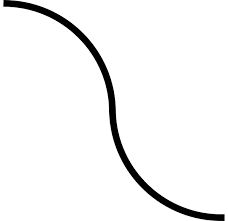
#> input picture curved-line-pics/Input/curved_line1.jpg, 228 x 221 px, found by its file name; its folder holds only this picture in this run
$ python contour.py
#> lines starting #> are read from the running program, lines starting #| are printed output that depends on the picture; after the words box and inside, x2 and y2 are one past the last pixel; in counts of white or black regions, pixels touching at a corner belong together
import cv2
import numpy as np
import matplotlib.pyplot as plt

for i in range(3):
    # Load the image in grayscale
    img = "./curved-line-pics/Input/curved_line" + str(i+1) + ".jpg"
    image = cv2.imread(img, cv2.IMREAD_GRAYSCALE)
#> image is the input picture: shape (221, 228); min 0, max 255, mean 243.6

    # Apply Canny edge detection
    edges = cv2.Canny(image, 20, 55)
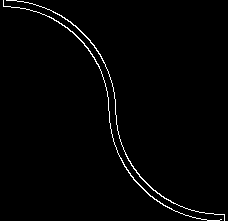
#> edges: shape (221, 228); 1.6% white in thin lines or dots

    # Find contours
    contours, hierarchy = cv2.findContours(edges, cv2.RETR_EXTERNAL, cv2.CHAIN_APPROX_SIMPLE)
#> contours = 2 contours; box (x1, y1, x2, y2) and area: (3, 0, 222, 221) 86, (6, 0, 225, 221) 86

    # Convert grayscale image to color (so we can draw colored contours)
    contour_image = cv2.cvtColor(image, cv2.COLOR_GRAY2BGR)

    # Draw contours on the image
    cv2.drawContours(contour_image, contours, -1, (0, 255, 0), 2)  # Green color, thickness=2
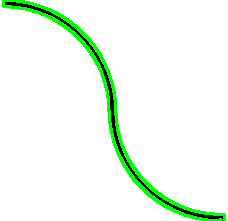
#> contour_image: shape (221, 228, 3); 5.01% of pixels changed, all inside (x1, y1, x2, y2) = (2, 0, 226, 221)
#> (the run stopped early here; a loop or call above may not have finished)
